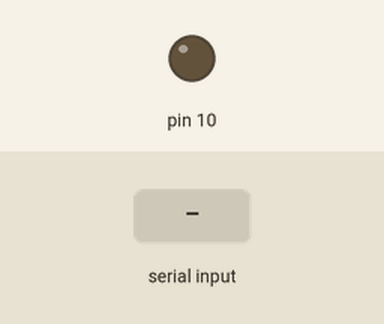
Simulated run of this sketch. Board: Arduino Uno, built with avr-gcc and run on an emulated ATmega328P. On the bench: output pins drawn as LEDs (lit = HIGH). The inputs (shaded band) are chosen by the test bench. What the sketch prints to the serial monitor is not drawn.

Above: at 1.2 s.
1.3 s: byte 1 (1) received over Serial
At 2.1 s:
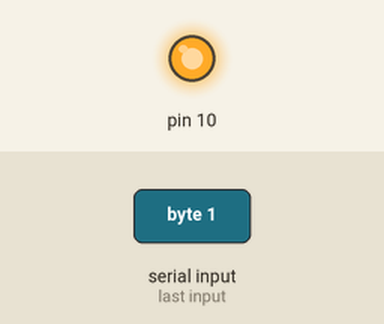
4.3 s: byte 0 (0) received over Serial
At 5.6 s:
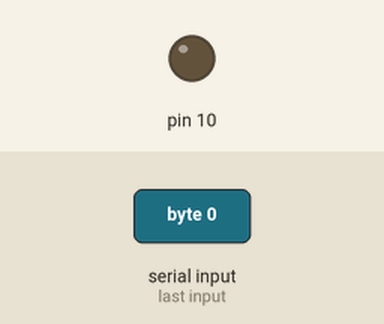
Timing chart, 0 to 7.3 s (numbered marks = the images above; inputs shaded):
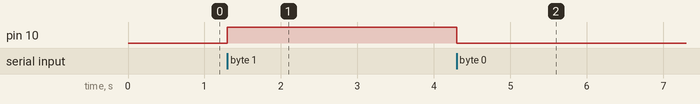

The sketch:

Smartphone_light_system.ino
```cpp
char data=0;
void setup()
{ Serial.begin(9600);
  pinMode(10,OUTPUT);
}

void loop()
{
  if(Serial.available()>0)
  {data = Serial.read();
   Serial.print(data);

   if(data==1)
     digitalWrite(10,HIGH);
   else
   {if (data==0)
     digitalWrite(10,LOW);
  }
  }
}
```

Measured:
- after the input at 1.3 s, pin 10: LOW → HIGH at once
- after the input at 4.3 s, pin 10: HIGH → LOW at once
